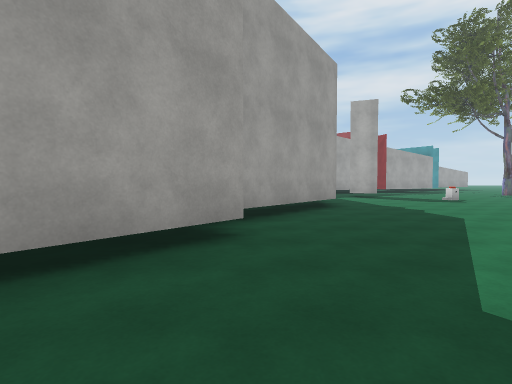
[1] (above)

24 first-person views from a walk through a scene from a Unity 3-D project. The camera is 1.4 m above the floor, tilts 2° down and sees 80° across. The floor is counted in squares, 2 m on a side. Each view is taken from the middle of a square. On the plan, view 1 faces up. The plan holds only what a view shows up to about 10 squares ahead; the rest is blank. The place goes on beyond the plan. Some surface patterns are stand-ins.

[2]
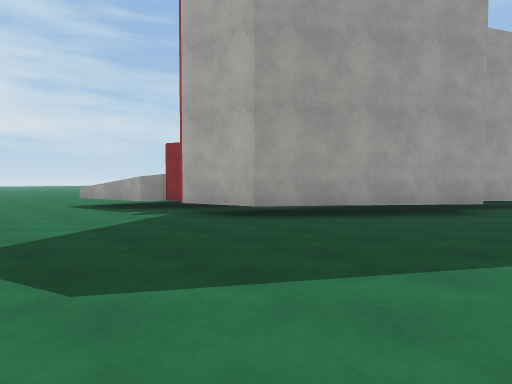

[3]
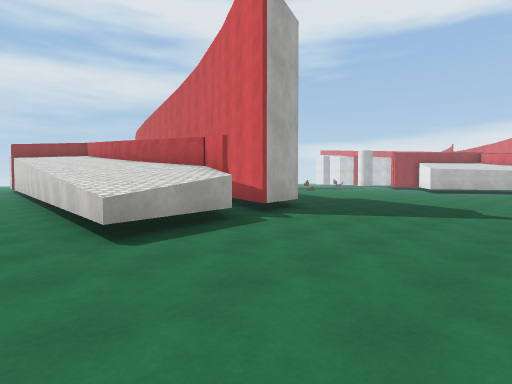

[4]
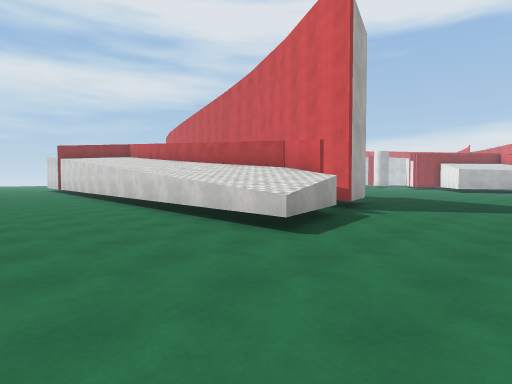

[5]
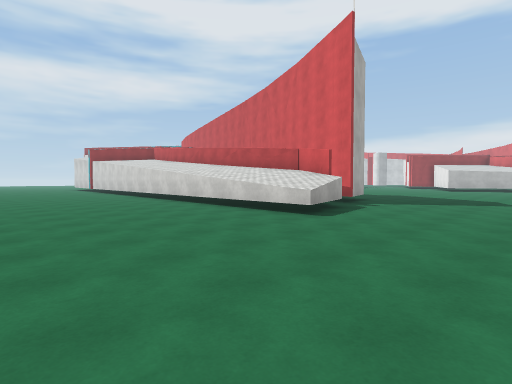

[6]
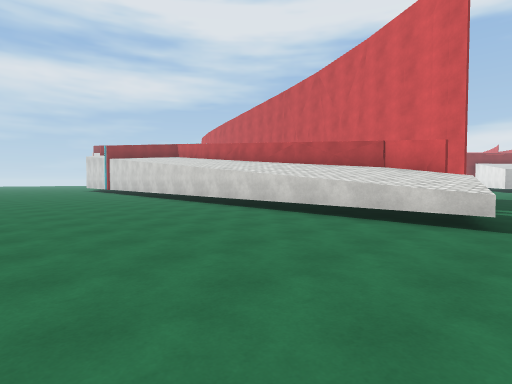

[7]
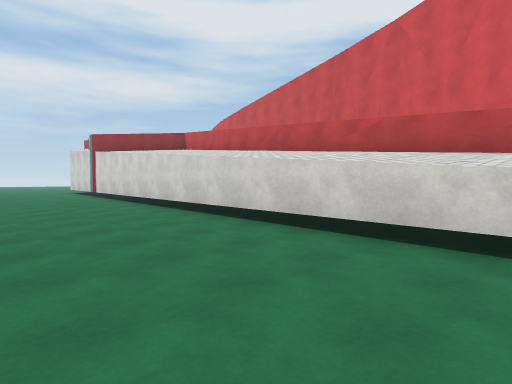

[8]
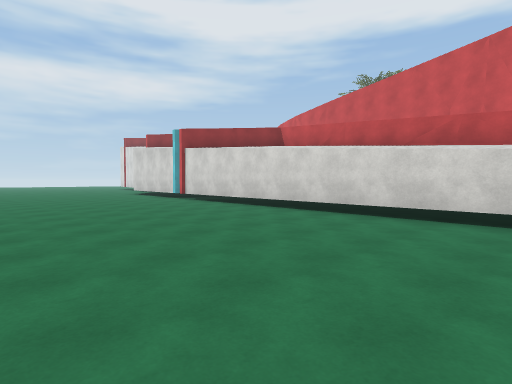

[9]
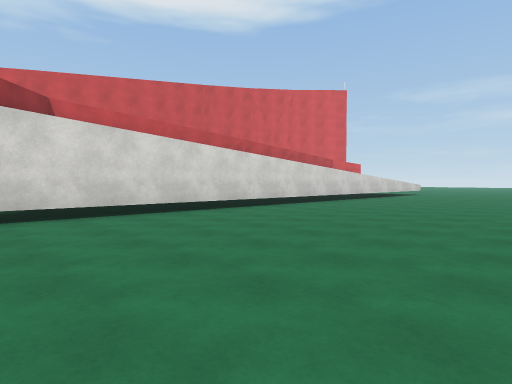

[10]
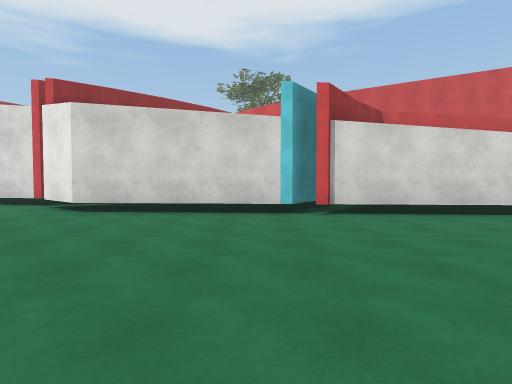

[11]
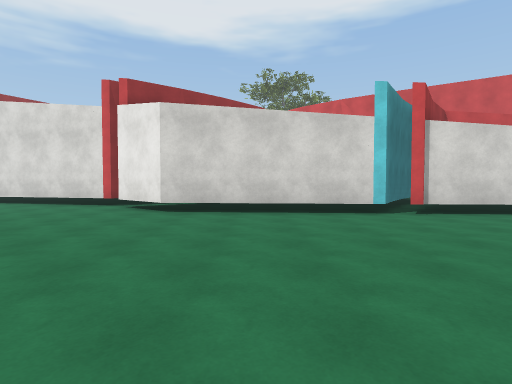

[12]
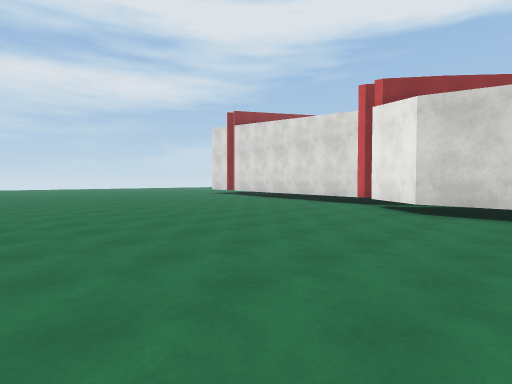

[13]
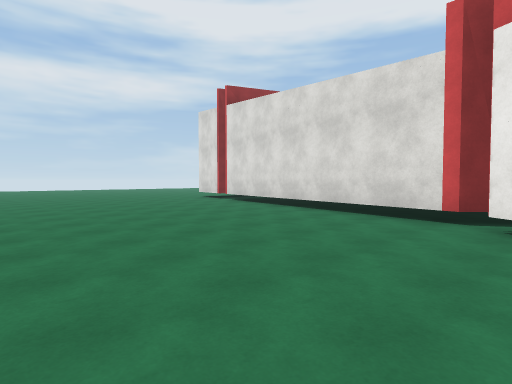

[14]
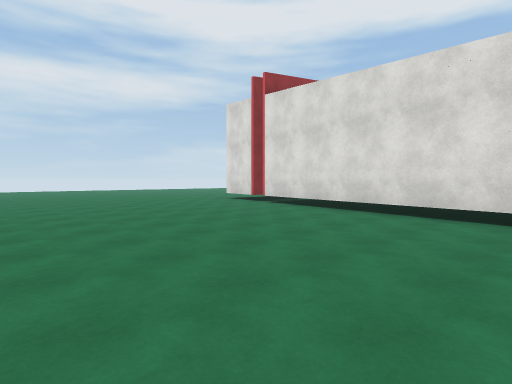

[15]
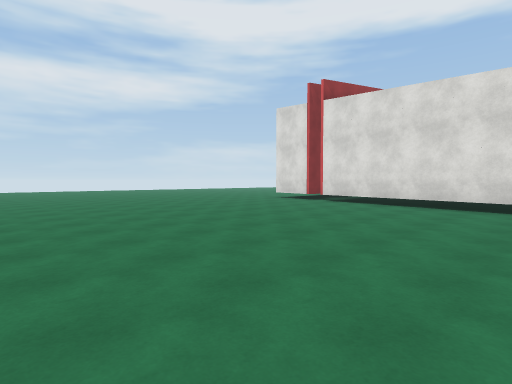

[16]
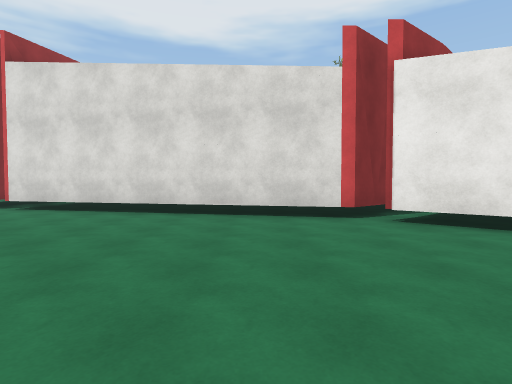

[17]
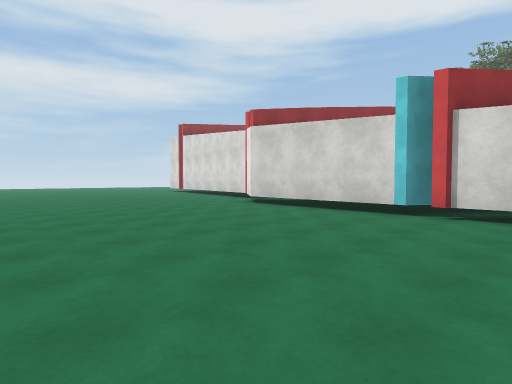

[18]
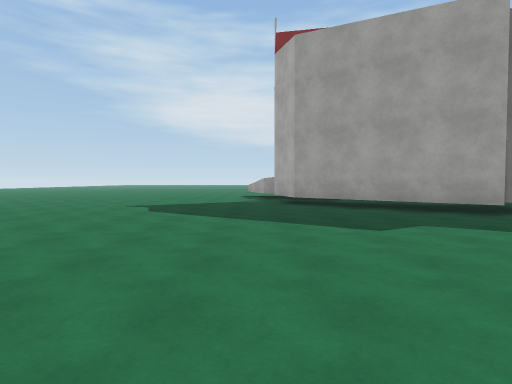

[19]
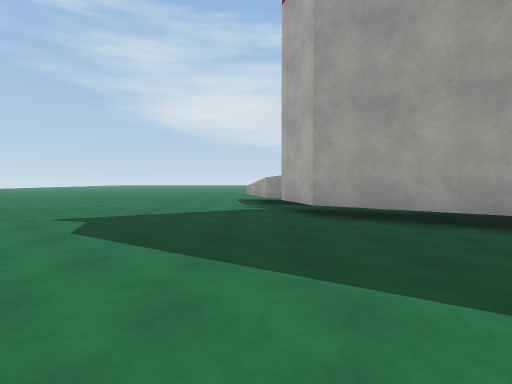

[20]
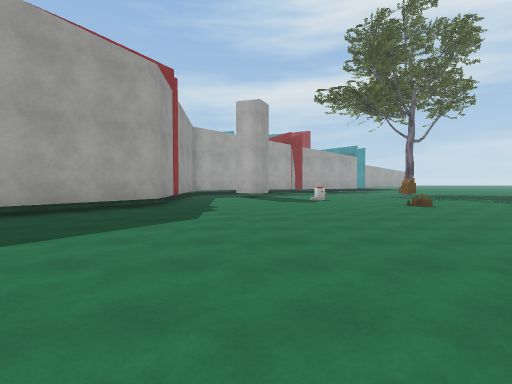

[21]
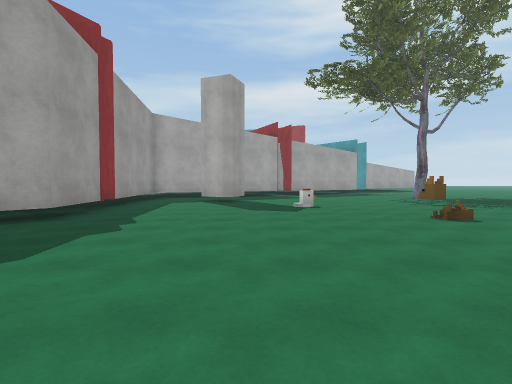

[22]
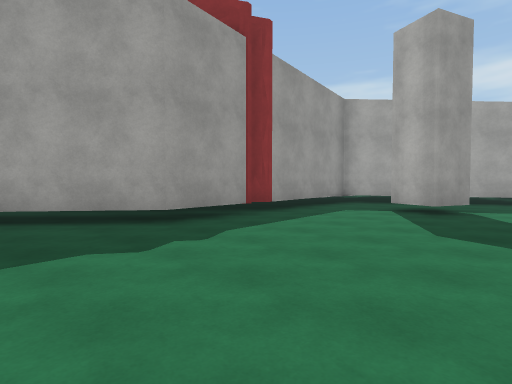

[23]
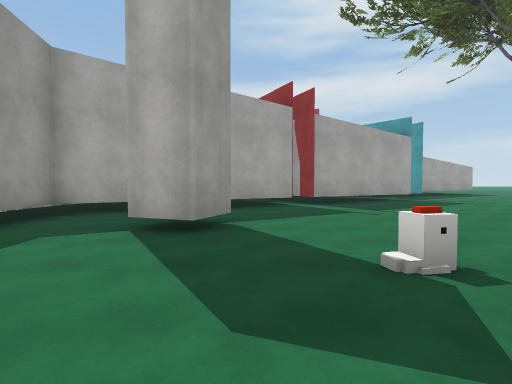

[24]
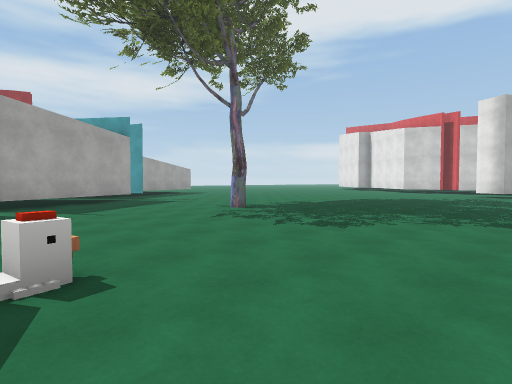

### Floor plan
Points are (right, up) in squares from view 1. A wall is a line through its corners. A room is listed if a view was taken in it or the views show most of it. See-through windows are left out.
Room 1 (views 1, 2, 3, 4, 5, 6, 7, 8, 9, 10, 11, 12, 13, 14, 15, 16, 17, 18, 19, 20, 21, 22, 23, 24)
walls: (5.6, 14.1) (5.2, 13) (4, 13.5); (2.1, 10.8) (2.3, 8.6) (-0.9, 4.5); (3.2, 15.9) (1.9, 15.3) (2.1, 11.3) (1.8, 11); (7.1, 17.9) (5, 16.8); (10.6, 19.6) (7.7, 18.2); (-0.1, 4.1) (-3.2, 0.2) (-5.1, -0.4); (-5.6, 16.1) (-7.4, 17.2) (-7.1, 22.2) (-5.8, 23.7); (-4.5, 23.2) (-5.3, 24.2) (-3.8, 30.5); (-5.9, 0.2) (-6.3, -0.7) (-8.8, -1.4) (-7.5, 16.4)
objects: other object (7, 12); other object (10, 9)

Where each view was taken, in squares from view 1:
view 1: 0 up, 0 right, facing up
view 2: 4 down, 1 right, facing up-left
view 3: 5 down, 10 left, facing up-right
view 4: 4 down, 12 left, facing up-right
view 5: 5 down, 14 left, facing up-right
view 6: 2 down, 14 left, facing up-right
view 7: 2 up, 12 left, facing up-right
view 8: 6 up, 14 left, facing up-right
view 9: 16 up, 14 left, facing down-right
view 10: 18 up, 14 left, facing right
view 11: 20 up, 14 left, facing right
view 12: 20 up, 14 left, facing up-right
view 13: 23 up, 11 left, facing up-right
view 14: 25 up, 11 left, facing up-right
view 15: 26 up, 13 left, facing up-right
view 16: 26 up, 11 left, facing right
view 17: 15 up, 14 left, facing up-right
view 18: 1 down, 6 right, facing left
view 19: 1 down, 3 right, facing left
view 20: 0 up, 5 right, facing up
view 21: 3 up, 6 right, facing up
view 22: 6 up, 7 right, facing up-left
view 23: 9 up, 6 right, facing up
view 24: 9 up, 7 right, facing up-right
